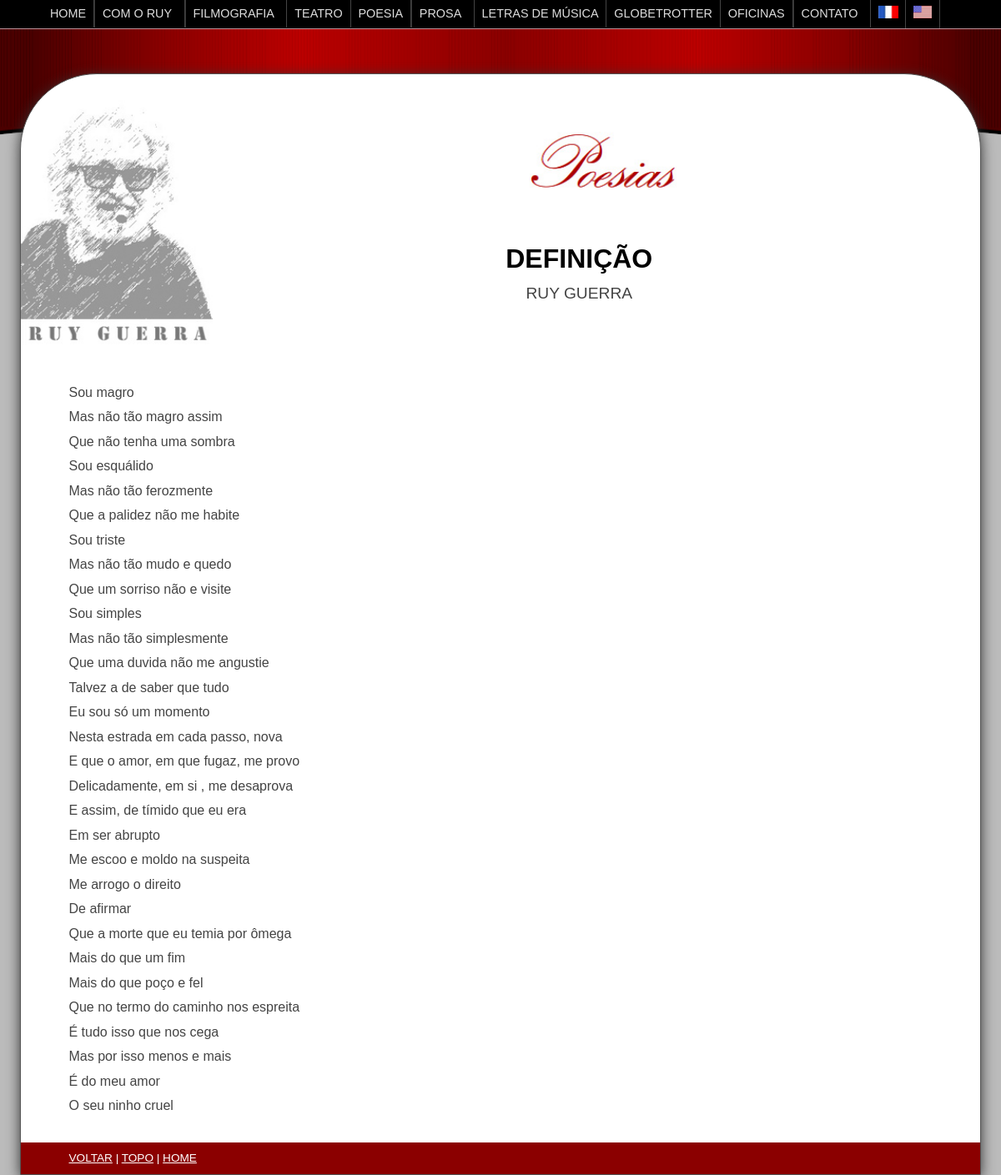
Page /poesia.php?id=96&idioma=1 on the committed database.
### tables this page shows
CREATE TABLE `rg` (
  `id` int(11) NOT NULL,
  `categoria` varchar(10) NOT NULL,
  `tipo` varchar(10) NOT NULL,
  `titulo` varchar(255) NOT NULL,
  `autor` varchar(255) NOT NULL,
  `conteudo` text NOT NULL,
  `dia` int(2) UNSIGNED ZEROFILL NOT NULL DEFAULT 00,
  `mes` int(2) UNSIGNED ZEROFILL NOT NULL DEFAULT 00,
  `ano` int(4) UNSIGNED ZEROFILL NOT NULL DEFAULT 0000,
  `local` varchar(255) NOT NULL,
  `cidade` varchar(20) NOT NULL,
  `pais` varchar(12) NOT NULL,
  `fonte` varchar(255) NOT NULL,
  `link` varchar(40) NOT NULL,
  `anoFinal` int(4) NOT NULL DEFAULT 0
);

### poesia.php (the view, shortened to what this page needs)
<!DOCTYPE html>
<html lang="pt-br">
<head><meta http-equiv="Last-Modified" content="Sun, 07 Sep 2014 10:10:10 GMT">
<link href="geral.css" rel="stylesheet" type="text/css">
<link href="interna.css" rel="stylesheet" type="text/css">
<?php
include 'conect.php';
$id = $_GET["id"];
$sql = $mysqli->query("select titulo,autor,conteudo from rg where id=$id");
$row = $sql->fetch_array(MYSQLI_NUM);
$titulo = $row[0];
$autor = $row[1];
$conteudo = $row[2];
echo <<< EOT
<title>$titulo</title>
<body>
<section class="conteudo">
	<header class="sobretudo">
	<img class="ruy" src="images/ruy_guerra.png" alt="Ruy Guerra" title="Ruy Guerra" /><img class="tituloCategoria" src="images/poesiasv.jpg" alt="poesias" title="poesias" />
	<br />
	<h1 class="tituloConteudo">$titulo<br />
		<span class="autor">$autor</span>
		</h1>
</header>
<br class="all" /><br /><br />
$conteudo
EOT;
$idioma = $_GET["idioma"];
if ($idioma == 3) {
	echo "<footer id=\"rodape\">
	<p>
	<a href=\"poesias.php?idioma=3\">VOLTAR</a> |
	<a href=\"#topo\">TOPO</a> |
	<a href=\"ingles.php\">HOME</a>
	</p></footer>";
	echo "</section>";
	include "menu-eng.inc";
}	else {
	echo "<footer id=\"rodape\">
	<p>
	<a href=\"poesias.php\">VOLTAR</a> |
	<a href=\"#topo\">TOPO</a> |
	<a href=\"index.php\">HOME</a>
	</p></footer>";
	echo "</section>";
	include "menu.inc";
}
?>
</body>

### geral.css (style rules this page uses)
body { font-size: 1em; font-family: Arial, Verdana, Tahoma; margin:0; padding:0; width: 100%; height: 100%; }
header, section, footer, aside, nav, article { display: block; }
.conteudo { display: table; position: relative; top: 5.5em; margin: 0px auto; margin-top: 0px; padding: 0px; background: #fff; z-index: 7; border: 1px solid #555; border-radius: 5.75em 5.75em 0px 0px; box-shadow: #333 0px 0.2em 1em; -moz-box-sizing: border-box; -webkit-box-sizing: border-box; -ms-box-sizing: border-box; box-sizing: border-box; }
img { border: 0; }

### interna.css (style rules this page uses)
body { background: #bbb; color: #444; }
.conteudo { width: 1098px; margin-bottom: 1.5em; }
footer#rodape { background: #8b0000; height: auto; margin: 0; margin-top: 3%; padding: 0; width: 100%; clear: both; }
.sobretudo { margin-top: 2%; width: 100%; text-align: center; }
img.ruy { display: block; width: 20%; height: auto; float: left; border: 0; border-radius: 5.75em 0px 0px 0px; padding-right: 1em; margin: 0; padding-left: 0; }
img.tituloCategoria { width: 41.53%; height: auto; margin-top: 4%; margin-bottom: 5%; }
.autor { font-weight: normal; font-size: 60%; color: #444; }
p.basico, ol, ul.teses { margin: 1% 5%; text-align: justify; }
#rodape p { margin: 0; background: #8b0000; padding: 1% 5%; font-size: 0.85em; color: #fff; }
h1.tituloConteudo { color: #000; width: 90%; margin: 0px auto; font-size: 2em; text-transform: uppercase; text-align: center; }
#rodape a:link { color: #fff;text-decoration: underline; }
@media all and (max-width: 1200px) { .conteudo { width: 96%; } }

### rows in the picture
rg: titulo "DEFINIÇÃO", autor "RUY GUERRA", conteudo "Sou magro Mas não tão magro assim Que não tenha uma sombra Sou esquálido Mas não tão ferozmente Que a palidez não me habite Sou triste Mas não tão mudo e quedo Que um sorriso não e visite Sou simples Mas não tão simplesmente Que uma duvida não me angustie Talvez a de saber que tudo Eu sou só um momento Nesta estrada em cada passo, nova E que o amor, em que fugaz, me provo Delicadamente, em si , me desaprova E assim, de tímido que eu era Em ser abrupto Me escoo e moldo na suspeita Me arrogo o direito De afirmar Que a morte que eu temia por ômega Mais do que um fim Mais do que poço e fel Que no termo do caminho nos espreita É tudo isso que nos cega Mas por isso menos e mais É do meu amor O…"
